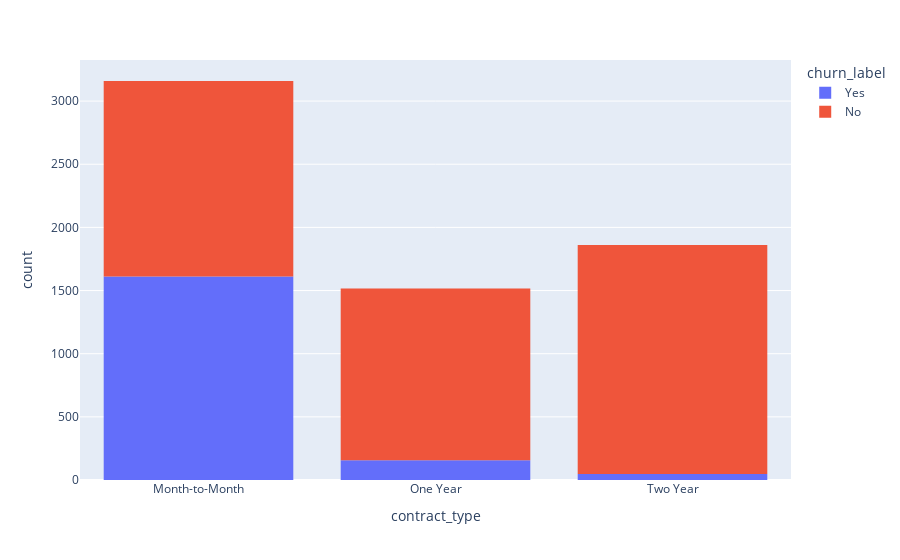

Notebook cell for this chart:
### Code cell
viz_df = train_df
fig = px.histogram(viz_df,
                   x='contract_type',
                   color='churn_label'
                  )
fig.show()

### Figure 1 — Plotly figure (JSON) as saved in the notebook; plotly's stock layout.template omitted (floating-point values rounded to 4 significant figures; data arrays with more than 128 entries replaced by an {"elided": "..."} marker saying what was removed)
{"data": [{"alignmentgroup": "True", "bingroup": "x", "hovertemplate": "churn_label=Yes<br>contract_type=%{x}<br>count=%{y}<extra></extra>", "legendgroup": "Yes", "marker": {"color": "#636efa", "pattern": {"shape": ""}}, "name": "Yes", "offsetgroup": "Yes", "orientation": "v", "showlegend": true, "type": "histogram", "x": {"elided": "1817 str values"}, "xaxis": "x", "yaxis": "y"}, {"alignmentgroup": "True", "bingroup": "x", "hovertemplate": "churn_label=No<br>contract_type=%{x}<br>count=%{y}<extra></extra>", "legendgroup": "No", "marker": {"color": "#EF553B", "pattern": {"shape": ""}}, "name": "No", "offsetgroup": "No", "orientation": "v", "showlegend": true, "type": "histogram", "x": {"elided": "4720 str values"}, "xaxis": "x", "yaxis": "y"}], "layout": {"barmode": "relative", "legend": {"title": {"text": "churn_label"}, "tracegroupgap": 0}, "margin": {"t": 60}, "xaxis": {"anchor": "y", "domain": [0, 1], "title": {"text": "contract_type"}}, "yaxis": {"anchor": "x", "domain": [0, 1], "title": {"text": "count"}}}}
